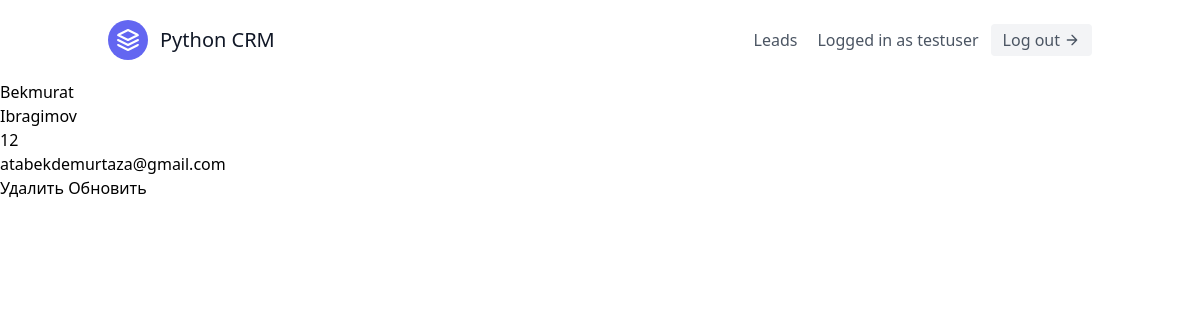
/leads/6/ (signed in), run on the app's committed database.
### leads/models.py (models this page shows, shortened)
class User(AbstractUser):
    pass

class Leads(models.Model):
    first_name = models.CharField('Имя',max_length=20,)
    last_name  = models.CharField('Фамилия',max_length=20)
    age = models.IntegerField(default=0)
    agent = models.ForeignKey("Agent",on_delete=models.CASCADE)

class Agent(models.Model):
    user = models.OneToOneField(User,on_delete=models.CASCADE)
    def __str__(self):
        return f'{self.user.email}'

### leads/views.py (the view)
# urls.py: path('<int:pk>/', LeadDetailView.as_view(), name='lead_detail'),
class LeadDetailView(LoginRequiredMixin, generic.DetailView):
    template_name = 'leads/lead-detail.html'
    context_object_name = 'lead'
    queryset = Leads.objects.all()

### leads/templates/leads/lead-detail.html (shortened to what this page needs)
{% extends 'base.html' %}
{% block content %}
    <h1>{{lead.first_name}}</h1>
    <h1>{{lead.last_name}}</h1>
    <p>{{lead.age}}</p>
    <p>{{lead.agent}}</p>
    <div>
        <a href="{% url 'leads:lead_delete' lead.pk %}">Удалить</a>
        <a href="{% url 'leads:lead_update' lead.pk %}">Обновить</a>
    </div>
{% endblock %}

### templates/navbar.html
<header class="text-gray-600 body-font">
    <div class="container mx-auto flex flex-wrap p-5 flex-col md:flex-row items-center">
        <a class="flex title-font font-medium items-center text-gray-900 mb-4 md:mb-0">
            <svg xmlns="http://www.w3.org/2000/svg" fill="none" stroke="currentColor" stroke-linecap="round"
                stroke-linejoin="round" stroke-width="2" class="w-10 h-10 text-white p-2 bg-indigo-500 rounded-full"
                viewBox="0 0 24 24">
                <path d="M12 2L2 7l10 5 10-5-10-5zM2 17l10 5 10-5M2 12l10 5 10-5"></path>
            </svg>
            <span class="ml-3 text-xl">Python CRM</span>
        </a>
        <nav class="md:ml-auto flex flex-wrap items-center text-base justify-center">
            {% if not request.user.is_authenticated %}
                <a class="mr-5 hover:text-blue-500" href="{% url 'login' %}">Log in</a>
                <a href="{% url 'signup' %}" class="inline-flex items-center
                bg-gray-100 border-0 py-1 px-3
                focus:outline-none hover:bg-gray-200 rounded text-base mt-4 md:mt-0">
                    Sign up
                    <svg fill="none" stroke="currentColor" stroke-linecap="round" stroke-linejoin="round" stroke-width="2"
                        class="w-4 h-4 ml-1" viewBox="0 0 24 24">
                        <path d="M5 12h14M12 5l7 7-7 7"></path>
                    </svg>
                </a>
            {% else %}
                <a href="{% url 'leads:lead_list' %}" class="mr-5 hover:text-blue-500">Leads</a>
                <p>Logged in as {{request.user.username}}</p>
                <a href="{% url 'logout' %}" class="ml-3 inline-flex items-center
                bg-gray-100 border-0 py-1 px-3
                focus:outline-none hover:bg-gray-200 rounded text-base mt-4 md:mt-0">
                    Log out
                    <svg fill="none" stroke="currentColor" stroke-linecap="round" stroke-linejoin="round" stroke-width="2"
                        class="w-4 h-4 ml-1" viewBox="0 0 24 24">
                        <path d="M5 12h14M12 5l7 7-7 7"></path>
                    </svg>
                </a>
            {% endif %}
        </nav>
    </div>
</header>

### data on the page
User: user.username "testuser"
Leads: first_name "Bekmurat", last_name "Ibragimov", age "12", agent "atabekdemurtaza@gmail.com"
